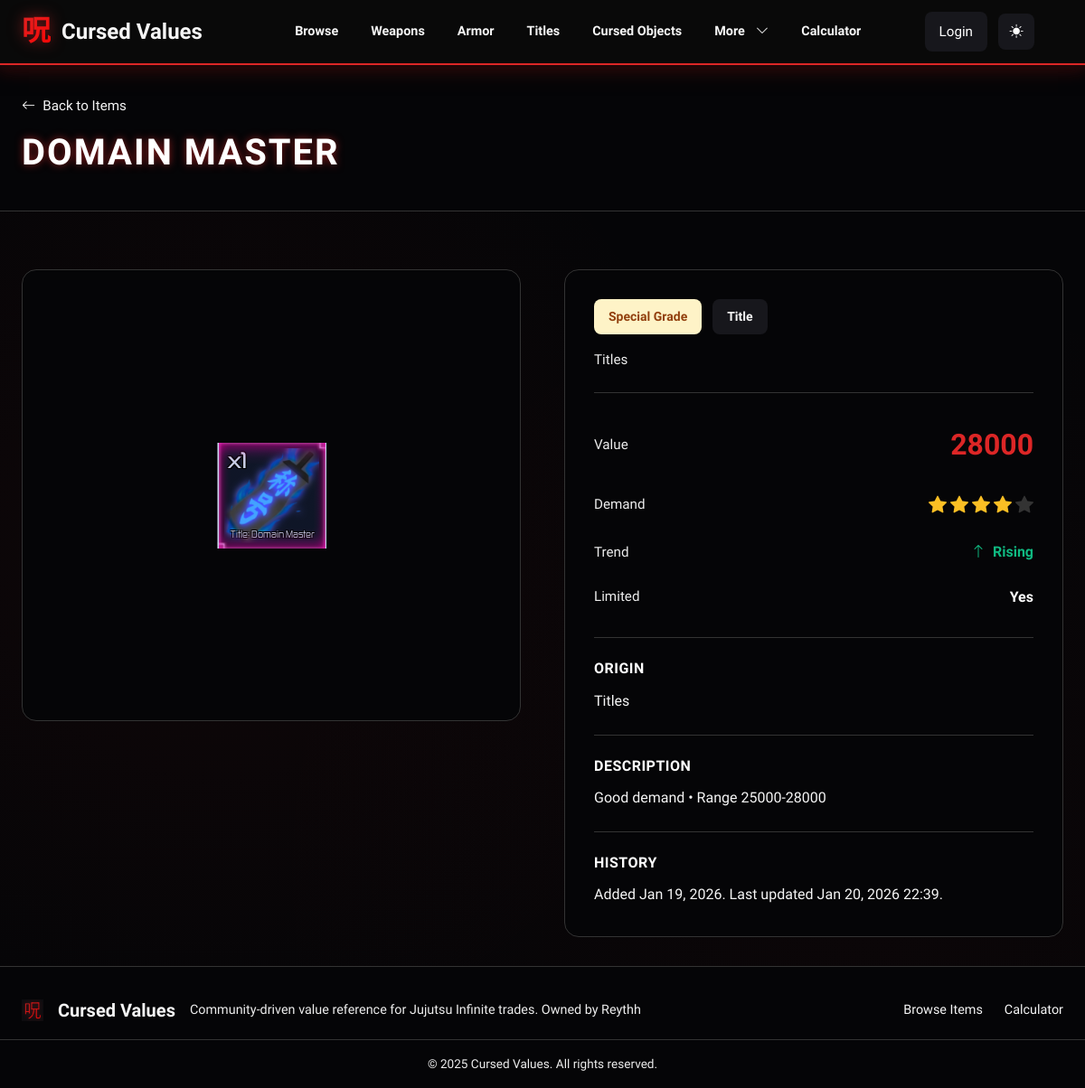
The page /domain-master/ on the database as committed earlier.
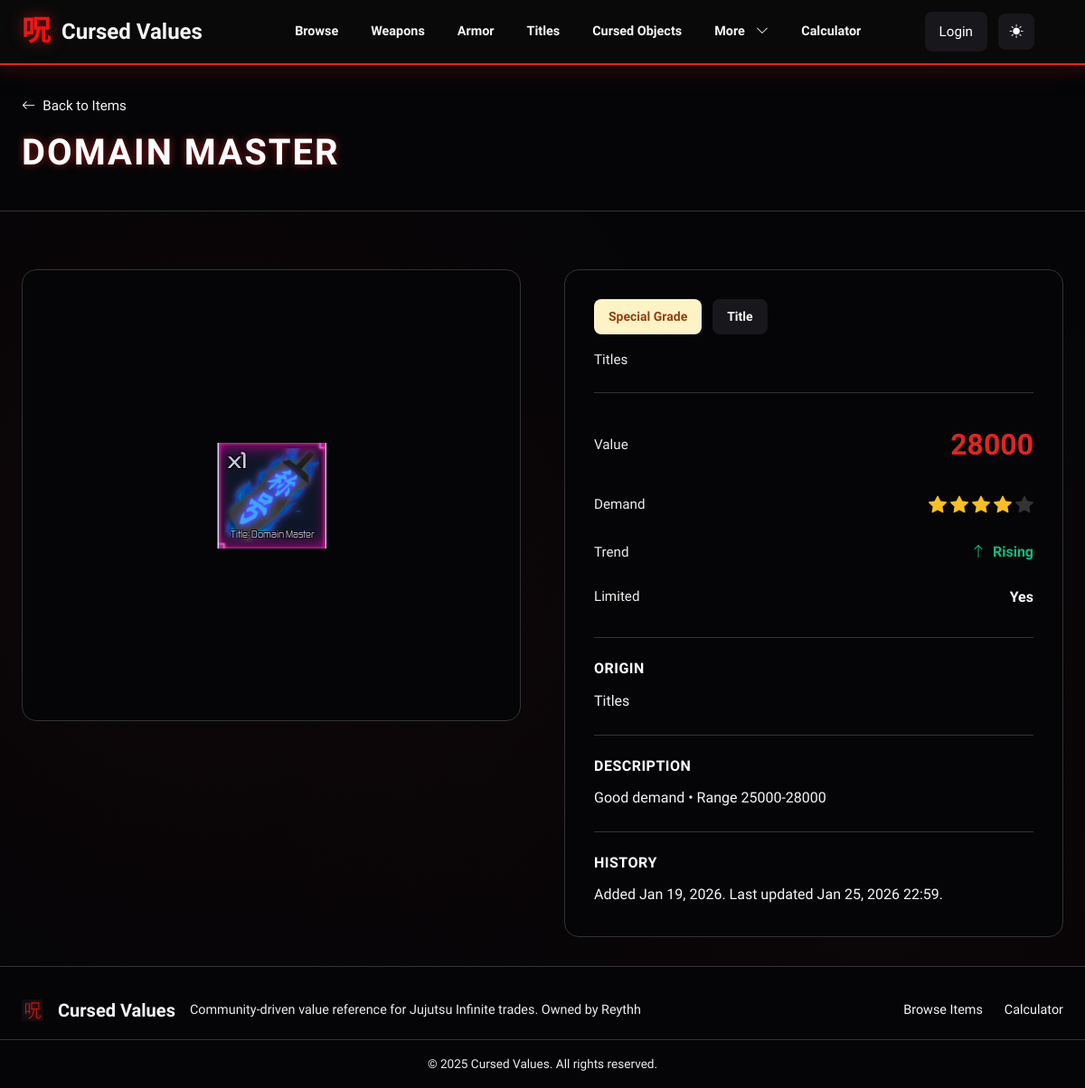
The same page on the database as committed later.
### values/models.py (models this page shows, shortened)
class Item(models.Model):
    class ItemType(models.TextChoices):
        ITEM = "item", "Item"
        TITLE = "title", "Title"
        GAMEPASS = "gamepass", "Game Pass"
        EVENT = "event", "Event Item"
    class Rarity(models.TextChoices):
        UNOBTAINABLE = "unobtainable", "Unobtainable"
        SPECIAL_GRADE = "special_grade", "Special Grade"
        RARE = "rare", "Rare"
        UNCOMMON = "uncommon", "Uncommon"
        COMMON = "common", "Common"
    class Trend(models.TextChoices):
        RISING = "rising", "Rising"
        STABLE = "stable", "Stable"
        FALLING = "falling", "Falling"
    name = models.CharField(max_length=150, unique=True)
    slug = models.SlugField(unique=True)
    category = models.ForeignKey(
        Category, on_delete=models.PROTECT, related_name="items"
    )
    item_type = models.CharField(
        max_length=20, choices=ItemType.choices, default=ItemType.ITEM
    )
    rarity = models.CharField(
        max_length=20, choices=Rarity.choices, default=Rarity.COMMON
    )
    value = models.PositiveIntegerField(help_text="Trade value points")
    demand = models.PositiveSmallIntegerField(default=5, help_text="1-10 scale")
    trend = models.CharField(
        max_length=10, choices=Trend.choices, default=Trend.STABLE
    )
    is_limited = models.BooleanField(default=False)
    featured = models.BooleanField(default=False)
    obtained_from = models.CharField(
        max_length=200, blank=True, help_text="Event, raid, or source"
    )
    image_url = models.CharField(max_length=500, blank=True, help_text="Image URL or path (e.g., /media/Weapons/Item.png)")
    notes = models.TextField(blank=True)
    created_at = models.DateTimeField(auto_now_add=True)
    updated_at = models.DateTimeField(auto_now=True)
    class Meta:
        ordering = ["-featured", "-value", "name"]
    def get_star_count(self):
        return min(5, max(1, (self.demand + 1) // 2))

class Category(models.Model):
    name = models.CharField(max_length=100, unique=True)
    slug = models.SlugField(unique=True)
    description = models.TextField(blank=True)
    color = models.CharField(
        max_length=20,
        default="#6366F1",
        help_text="Hex color used for category badges",
    )
    class Meta:
        ordering = ["name"]

### values/views.py (the view)
# urls.py: path("<slug:slug>/", ItemDetailView.as_view(), name="item_detail"),
class ItemDetailView(DetailView):
    model = Item
    template_name = "values/item_detail.html"
    context_object_name = "item"
    slug_field = "slug"
    def get_context_data(self, **kwargs):
        context = super().get_context_data(**kwargs)
        context['is_admin'] = self.request.user.is_authenticated and self.request.user.is_staff
        context['is_value_reviewer'] = is_value_reviewer(self.request.user)
        return context

### values/views.py (called while the page is built)
def is_value_reviewer(user):
    if not user.is_authenticated:
        return False
    try:
        reviewers_group = Group.objects.get(name="Value Reviewers")
        return reviewers_group in user.groups.all()
    except Group.DoesNotExist:
        return False

### templates/values/item_detail.html (shortened to what the changed rows need)
{% extends "base.html" %}
{% load static %}
{% block content %}
<div class="page-header-section">
    <div class="container">
        <div class="page-header-content">
            <div>
                <a href="{% url 'values:item_list' %}" class="back-link">
                    <i class="bi bi-arrow-left"></i>
                    <span>Back to Items</span>
                </a>
                <h1 class="page-title-large">{{ item.name }}</h1>
            </div>
        </div>
    </div>
</div>
<div class="page-body">
    <div class="container">
        <div class="item-detail-layout">
            <div class="item-detail-image-section">
                {% if item.image_url %}
                <div class="item-image-wrapper">
                    <img src="{{ item.image_url }}" alt="{{ item.name }}" class="item-detail-image">
                </div>
                {% else %}
                <div class="item-image-wrapper no-image-large">
                    <i class="bi bi-image"></i>
                    <span>No image available</span>
                </div>
                {% endif %}
            </div>
            <div class="item-detail-info-section">
                <div class="info-card">
                    <div class="info-header">
                        <div class="info-badges">
                            <span class="info-badge rarity-{{ item.rarity }}">{{ item.get_rarity_display }}</span>
                            <span class="info-badge type-badge">{{ item.get_item_type_display }}</span>
                        </div>
                        <div class="info-category">{{ item.category.name }}</div>
                    </div>
                    <div class="info-stats">
                        <div class="stat-row">
                            <span class="stat-label">Value</span>
                            <span class="stat-value-large">{{ item.value|floatformat:0 }}</span>
                        </div>
                        <div class="stat-row">
                            <span class="stat-label">Limited</span>
                            <span class="stat-value">{{ item.is_limited|yesno:"Yes,No" }}</span>
                        </div>
                    </div>
                    {% if item.obtained_from %}
                    <div class="info-section">
                        <h3 class="info-section-title">Origin</h3>
                        <p class="info-section-text">{{ item.obtained_from }}</p>
                    </div>
                    {% endif %}
                    {% if item.notes %}
                    <div class="info-section">
                        <h3 class="info-section-title">Description</h3>
                        <p class="info-section-text">{{ item.notes }}</p>
                    </div>
                    {% endif %}
                    <div class="info-section">
                        <h3 class="info-section-title">History</h3>
                        <p class="info-section-text">
                            Added {{ item.created_at|date:"M d, Y" }}. Last updated {{ item.updated_at|date:"M d, Y H:i" }}.
                        </p>
                    </div>
                </div>
            </div>
        </div>
    </div>
</div>
{% endblock %}

Rows that differ between the two databases and show on the page:
changed Item "DOMAIN MASTER": updated_at "Jan 20, 2026 22:39" → "Jan 25, 2026 22:59"
